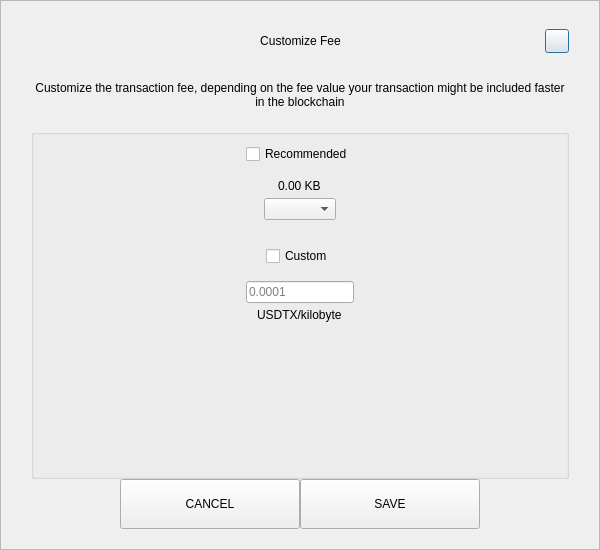
<?xml version="1.0" encoding="UTF-8"?>
<ui version="4.0">
 <class>SendCustomFeeDialog</class>
 <widget class="QDialog" name="SendCustomFeeDialog">
  <property name="geometry">
   <rect>
    <x>0</x>
    <y>0</y>
    <width>600</width>
    <height>550</height>
   </rect>
  </property>
  <property name="windowTitle">
   <string>Form</string>
  </property>
  <layout class="QVBoxLayout" name="verticalLayout_3">
   <property name="spacing">
    <number>0</number>
   </property>
   <property name="leftMargin">
    <number>0</number>
   </property>
   <property name="topMargin">
    <number>0</number>
   </property>
   <property name="rightMargin">
    <number>0</number>
   </property>
   <property name="bottomMargin">
    <number>0</number>
   </property>
   <item>
    <widget class="QFrame" name="frame">
     <property name="styleSheet">
      <string notr="true"/>
     </property>
     <property name="frameShape">
      <enum>QFrame::StyledPanel</enum>
     </property>
     <property name="frameShadow">
      <enum>QFrame::Raised</enum>
     </property>
     <layout class="QVBoxLayout" name="verticalLayout_2">
      <property name="spacing">
       <number>0</number>
      </property>
      <property name="leftMargin">
       <number>30</number>
      </property>
      <property name="topMargin">
       <number>20</number>
      </property>
      <property name="rightMargin">
       <number>30</number>
      </property>
      <property name="bottomMargin">
       <number>20</number>
      </property>
      <item>
       <layout class="QHBoxLayout" name="horizontalLayout_3">
        <property name="spacing">
         <number>0</number>
        </property>
        <item>
         <spacer name="horizontalSpacer_21">
          <property name="orientation">
           <enum>Qt::Horizontal</enum>
          </property>
          <property name="sizeHint" stdset="0">
           <size>
            <width>40</width>
            <height>20</height>
           </size>
          </property>
         </spacer>
        </item>
        <item>
         <widget class="QLabel" name="labelTitle">
          <property name="minimumSize">
           <size>
            <width>0</width>
            <height>40</height>
           </size>
          </property>
          <property name="maximumSize">
           <size>
            <width>16777215</width>
            <height>40</height>
           </size>
          </property>
          <property name="styleSheet">
           <string notr="true">padding-left:24px;</string>
          </property>
          <property name="text">
           <string>Customize Fee</string>
          </property>
          <property name="alignment">
           <set>Qt::AlignCenter</set>
          </property>
          <property name="margin">
           <number>7</number>
          </property>
         </widget>
        </item>
        <item>
         <spacer name="horizontalSpacer">
          <property name="orientation">
           <enum>Qt::Horizontal</enum>
          </property>
          <property name="sizeHint" stdset="0">
           <size>
            <width>40</width>
            <height>20</height>
           </size>
          </property>
         </spacer>
        </item>
        <item>
         <widget class="QPushButton" name="btnEsc">
          <property name="minimumSize">
           <size>
            <width>24</width>
            <height>24</height>
           </size>
          </property>
          <property name="maximumSize">
           <size>
            <width>24</width>
            <height>24</height>
           </size>
          </property>
          <property name="text">
           <string/>
          </property>
         </widget>
        </item>
       </layout>
      </item>
      <item>
       <spacer name="verticalSpacer_2">
        <property name="orientation">
         <enum>Qt::Vertical</enum>
        </property>
        <property name="sizeType">
         <enum>QSizePolicy::Fixed</enum>
        </property>
        <property name="sizeHint" stdset="0">
         <size>
          <width>20</width>
          <height>20</height>
         </size>
        </property>
       </spacer>
      </item>
      <item>
       <widget class="QLabel" name="labelMessage">
        <property name="text">
         <string>Customize the transaction fee, depending on the fee value your transaction might be included faster in the blockchain</string>
        </property>
        <property name="alignment">
         <set>Qt::AlignCenter</set>
        </property>
        <property name="wordWrap">
         <bool>true</bool>
        </property>
       </widget>
      </item>
      <item>
       <spacer name="verticalSpacer_3">
        <property name="orientation">
         <enum>Qt::Vertical</enum>
        </property>
        <property name="sizeType">
         <enum>QSizePolicy::Fixed</enum>
        </property>
        <property name="sizeHint" stdset="0">
         <size>
          <width>20</width>
          <height>20</height>
         </size>
        </property>
       </spacer>
      </item>
      <item>
       <widget class="QGroupBox" name="groupBox">
        <property name="title">
         <string/>
        </property>
        <layout class="QVBoxLayout" name="verticalLayout">
         <property name="leftMargin">
          <number>12</number>
         </property>
         <property name="rightMargin">
          <number>12</number>
         </property>
         <item>
          <layout class="QVBoxLayout" name="verticalLayout_4">
           <property name="spacing">
            <number>5</number>
           </property>
           <item alignment="Qt::AlignHCenter">
            <widget class="QCheckBox" name="checkBoxRecommended">
             <property name="text">
              <string>Recommended</string>
             </property>
            </widget>
           </item>
           <item>
            <spacer name="verticalSpacer_5">
             <property name="orientation">
              <enum>Qt::Vertical</enum>
             </property>
             <property name="sizeType">
              <enum>QSizePolicy::Fixed</enum>
             </property>
             <property name="sizeHint" stdset="0">
              <size>
               <width>20</width>
               <height>10</height>
              </size>
             </property>
            </spacer>
           </item>
           <item alignment="Qt::AlignHCenter">
            <widget class="QLabel" name="labelFee">
             <property name="text">
              <string>0.00 KB</string>
             </property>
            </widget>
           </item>
           <item alignment="Qt::AlignHCenter">
            <widget class="QComboBox" name="comboBoxRecommended"/>
           </item>
          </layout>
         </item>
         <item>
          <spacer name="verticalSpacer">
           <property name="orientation">
            <enum>Qt::Vertical</enum>
           </property>
           <property name="sizeType">
            <enum>QSizePolicy::Fixed</enum>
           </property>
           <property name="sizeHint" stdset="0">
            <size>
             <width>20</width>
             <height>20</height>
            </size>
           </property>
          </spacer>
         </item>
         <item>
          <layout class="QVBoxLayout" name="verticalLayout_5">
           <property name="spacing">
            <number>5</number>
           </property>
           <item alignment="Qt::AlignHCenter">
            <widget class="QCheckBox" name="checkBoxCustom">
             <property name="text">
              <string>Custom</string>
             </property>
            </widget>
           </item>
           <item>
            <spacer name="verticalSpacer_6">
             <property name="orientation">
              <enum>Qt::Vertical</enum>
             </property>
             <property name="sizeType">
              <enum>QSizePolicy::Fixed</enum>
             </property>
             <property name="sizeHint" stdset="0">
              <size>
               <width>20</width>
               <height>10</height>
              </size>
             </property>
            </spacer>
           </item>
           <item alignment="Qt::AlignHCenter">
            <widget class="QLineEdit" name="lineEditCustomFee">
             <property name="placeholderText">
              <string notr="true">0.0001</string>
             </property>
            </widget>
           </item>
           <item alignment="Qt::AlignHCenter">
            <widget class="QLabel" name="labelCustomFee">
             <property name="text">
              <string>USDTX/kilobyte</string>
             </property>
            </widget>
           </item>
          </layout>
         </item>
         <item>
          <spacer name="verticalSpacer_4">
           <property name="orientation">
            <enum>Qt::Vertical</enum>
           </property>
           <property name="sizeHint" stdset="0">
            <size>
             <width>20</width>
             <height>40</height>
            </size>
           </property>
          </spacer>
         </item>
        </layout>
       </widget>
      </item>
      <item>
       <layout class="QHBoxLayout" name="horizontalLayout" stretch="1,2,2,1">
        <item>
         <spacer name="horizontalSpacer1">
          <property name="orientation">
           <enum>Qt::Horizontal</enum>
          </property>
          <property name="sizeHint" stdset="0">
           <size>
            <width>40</width>
            <height>20</height>
           </size>
          </property>
         </spacer>
        </item>
        <item>
         <widget class="QPushButton" name="btnCancel">
          <property name="minimumSize">
           <size>
            <width>180</width>
            <height>50</height>
           </size>
          </property>
          <property name="focusPolicy">
           <enum>Qt::NoFocus</enum>
          </property>
          <property name="text">
           <string>CANCEL</string>
          </property>
         </widget>
        </item>
        <item>
         <widget class="QPushButton" name="btnSave">
          <property name="minimumSize">
           <size>
            <width>180</width>
            <height>50</height>
           </size>
          </property>
          <property name="focusPolicy">
           <enum>Qt::NoFocus</enum>
          </property>
          <property name="text">
           <string>SAVE</string>
          </property>
         </widget>
        </item>
        <item>
         <spacer name="horizontalSpacer_2">
          <property name="orientation">
           <enum>Qt::Horizontal</enum>
          </property>
          <property name="sizeHint" stdset="0">
           <size>
            <width>40</width>
            <height>20</height>
           </size>
          </property>
         </spacer>
        </item>
       </layout>
      </item>
     </layout>
    </widget>
   </item>
  </layout>
 </widget>
 <resources/>
 <connections/>
</ui>
